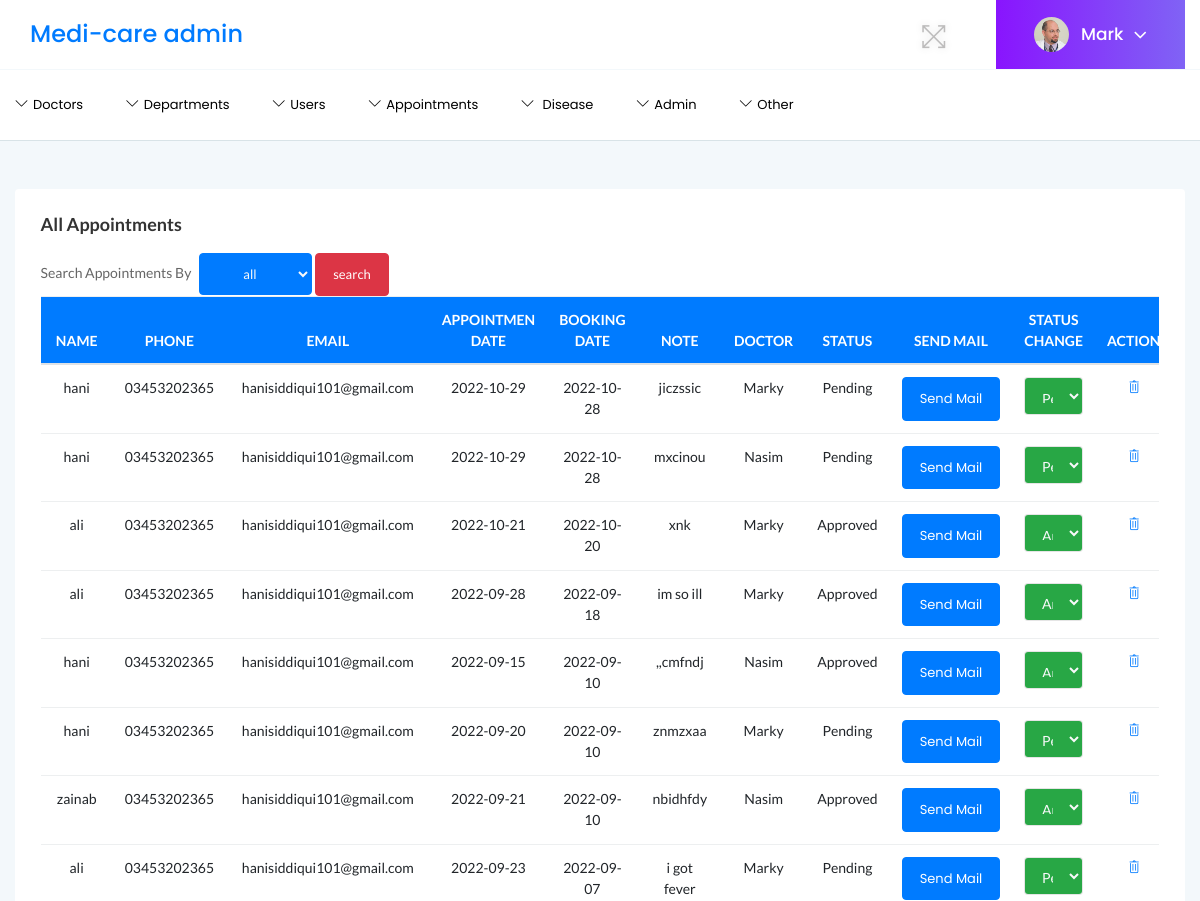
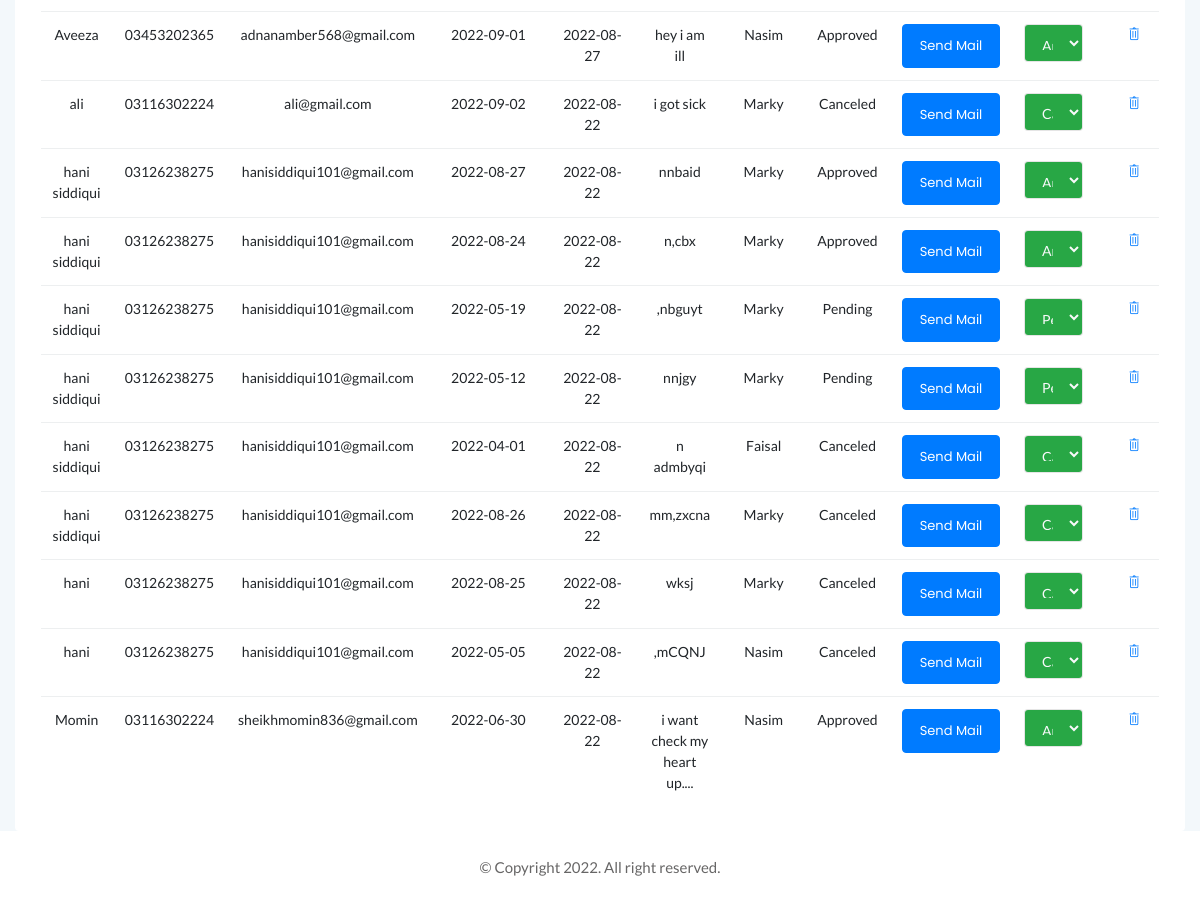
The app's page /viewapp.php (signed in) with its own data (2 pictures, top to bottom).
### tables this page shows
CREATE TABLE `appointments` (
  `app_id` int(11) NOT NULL AUTO_INCREMENT,
  `patient_id` int(11) DEFAULT NULL,
  `doctor_id` int(11) DEFAULT NULL,
  `app_date` date NOT NULL,
  `app_createiondate` date NOT NULL,
  `doc_remarks` varchar(255) NOT NULL,
  `name` varchar(100) NOT NULL,
  `phone` varchar(100) NOT NULL,
  `email` varchar(100) NOT NULL,
  `app_status` varchar(50) NOT NULL DEFAULT 'Pending',
  PRIMARY KEY (`app_id`),
  KEY `patient_id` (`patient_id`),
  KEY `doctor_id` (`doctor_id`),
  CONSTRAINT `appointments_ibfk_1` FOREIGN KEY (`patient_id`) REFERENCES `patient` (`P_id`),
  CONSTRAINT `appointments_ibfk_2` FOREIGN KEY (`doctor_id`) REFERENCES `doctor` (`doc_id`)
);

CREATE TABLE `doctor` (
  `doc_id` int(11) NOT NULL AUTO_INCREMENT,
  `doc_name` varchar(50) NOT NULL,
  `doc_lname` varchar(50) NOT NULL,
  `doc_email` varchar(200) NOT NULL,
  `doc_pic` varchar(255) NOT NULL,
  `doc_address` varchar(200) NOT NULL,
  `doc_contact` varchar(50) NOT NULL,
  `doc_depid` int(11) DEFAULT NULL,
  `doc_status` varchar(50) NOT NULL DEFAULT 'active',
  `doc_description` blob,
  `doc_password` varchar(100) NOT NULL,
  PRIMARY KEY (`doc_id`),
  KEY `doc_depid` (`doc_depid`),
  CONSTRAINT `doctor_ibfk_1` FOREIGN KEY (`doc_depid`) REFERENCES `departments` (`dep_id`)
);

### viewapp.php (the view, shortened to what this page needs)
<?php
include('header.php');
?>
<div class="col-lg-12 mt-5 ">
    <div class="card">
        <div class="card-body">
            <h4 class="header-title">All Appointments</h4>
            <form action="" method="post" >
                <label for="sorting">Search Appointments By  &nbsp;</label>
                <select name="fetch" id="fetchval" class="btn btn-primary text-light">
                    <option value="all">all</option>
                </select>
             <button name="se" type="submit" class="btn btn-danger">search</button>
            </form>
            <div class="single-table">
                <div class="table-responsive">
                    <table class="table text-center" style="overflow-x: auto;">
                        <thead class="text-uppercase bg-primary">
                            <tr class="text-white">
                                <th scope="col">Name</th>
                                <th scope="col">Phone </th>
                                <th scope="col">Email </th>
                                <th scope="col">Appointmen Date</th>
                                <th scope="col">Booking Date</th>
                                <th scope="col">Note</th>
                                <th scope="col">Doctor</th>
                                <th scope="col">Status</th>
                                <th scope="col">Send Mail</th>
                                <th scope="col">Status change</th>
                                <th scope="col">Action</th>
                            </tr>
                        </thead>
                        <tbody>
                            <?php
                            require('config.php');
                            if (isset($_POST['se'])) {
                                $fetch = $_POST['fetch'];
                                if ($fetch == 'Approved') {
                                    $query = "SELECT * from  appointments  where app_status ='Approved' ";
                                } elseif ($fetch == 'Pending') {
                                    $query = "SELECT * from  appointments  where app_status ='Pending' ";
                                } elseif ($fetch == 'Canceled') {
                                    $query = "SELECT * from  appointments  where app_status ='Canceled' ";
                                } elseif ($fetch == 'all') {
                                    $query = "SELECT * from  appointments  ORDER BY app_createiondate DESC ";
                                }elseif ($fetch == 'Newest') {
                                    $query = "SELECT * from  appointments  ORDER BY app_createiondate DESC LIMIT 5";
                                }elseif ($fetch == 'Oldest') {
                                    $query = "SELECT * from  appointments  ORDER BY app_createiondate ASC LIMIT 5";
                                }
                                else {
                                    echo "No Record Found!!";
                                }
                                if ($result = $mysqli->query($query)) {
                                    while ($row = $result->fetch_object()) { ?>
                                        <tr>
                                            <td><?php echo $row->name;  ?></td>
                                            <td><?php echo $row->phone;  ?></td>
                                            <td><?php echo $row->email;  ?></td>
                                            <td><?php echo $row->app_date;  ?></td>
                                            <td><?php echo $row->app_createiondate;  ?></td>
                                            <td><?php echo $row->doc_remarks;  ?></td>
                                            <td><?php echo $row->name;  ?></td>
                                            <td><?php echo $row->app_status;  ?></td>
                                            <td><a href="formgmail.php?id=<?php echo $row->app_id;  ?>"><button class="btn btn-primary">Send Mail</button></a> </td>
                                            <td>
                                                <form action="function.php" method='post'>
                                                    <select class="form-control bg-success text-light" name="app_status" onchange="this.form.submit()">
                                                        <option value="<?php echo $row->app_status;  ?>"><?php echo $row->app_status;  ?></option>
                                                        <option value="Pending">Pending</option>
                                                        <option value="Canceled">Canceled</option>
                                                        <option value="Approved">Approved</option>
                                                    </select>
                                                    <input type="hidden" name="id" value='<?php echo $row->app_id; ?>' />
                                                </form>
                                            </td>
                                            <td> <a href="function.php?appdid=<?php echo  $row->app_id; ?>"><i class="ti-trash"></i></a> </td>
                                        </tr>
                            <?php
                                    }
                                }
                            }
else{
    require('config.php');
    $query = "select doc_name,name,phone,email,app_date,app_createiondate,doc_remarks,app_status,app_id from doctor d INNER JOIN appointments ap ON d.doc_id=ap.doctor_id ORDER BY app_createiondate DESC";
        if ($result = $mysqli->query($query)) {
            while ($row = $result->fetch_object()) { ?>
                <tr>
                    <td><?php echo $row->name;  ?></td>
                    <td><?php echo $row->phone;  ?></td>
                    <td><?php echo $row->email;  ?></td>
                    <td><?php echo $row->app_date;  ?></td>
                    <td><?php echo $row->app_createiondate;  ?></td>
                    <td><?php echo $row->doc_remarks;  ?></td>
                    <td><?php echo $row->doc_name;  ?></td>
                    <td><?php echo $row->app_status;  ?></td>
                    <td><a href="formgmail.php?id=<?php echo $row->app_id;  ?>"><button class="btn btn-primary">Send Mail</button></a> </td>
                    <td>
                        <form action="function.php" method='post'>
                            <select class="form-control bg-success text-light" name="app_status" onchange="this.form.submit()">
                                <option value="<?php echo $row->app_status;  ?>"><?php echo $row->app_status;  ?></option>
                            </select>
                        </form>
                    </td>
                    <td> <a href="function.php?appdid=<?php echo  $row->app_id; ?>"><i class="ti-trash"></i></a> </td>
                </tr>
<?php
}}}
                            ?>
                        </tbody>
                    </table>
                </div>
            </div>
        </div>
    </div>
</div>
<?php
include('footer.php');
?>

### assets/css/styles.css (style rules this page uses)
.card { border: none; border-radius: 4px; background-color: #fff; -webkit-transition: all 0.3s ease 0s; transition: all 0.3s ease 0s; }
.card-body { padding: 25.6px; padding: 1.6rem; }
.body-bg { background: #F3F8FB; }
.header-title { font-family: 'Lato', sans-serif; font-size: 18px; font-weight: 600; letter-spacing: 0; color: #333; text-transform: capitalize; margin-bottom: 17px; }
.btn { padding: 11px 17px; font-size: 13px; letter-spacing: 0; }
.form-control, .form-control:focus { outline: none; box-shadow: none; }
.form-control { font-size: 14px; border: 1px solid rgba(170, 170, 170, .3); padding: 10.72px 12.8px; padding: .67rem .8rem; }
label { font-weight: 500; color: #666; display: inline-block; margin-bottom: 8px; margin-bottom: .5rem; }
.single-table .table { margin-bottom: 0; }
table tr th { border-bottom: none; }
table tr th, table tr td { border-top: 1px solid rgba(120, 130, 140, 0.13) !important; }
table tr td [class^="ti-"] { cursor: pointer; }

### records on screen
appointments: name "hani", phone "03453202365", email "hanisiddiqui101@gmail.com", app_date "2022-10-29", app_createiondate "2022-10-28", doc_remarks "jiczssic", doctor.doc_name "Marky", app_status "Pending"
appointments: name "hani", phone "03453202365", email "hanisiddiqui101@gmail.com", app_date "2022-10-29", app_createiondate "2022-10-28", doc_remarks "mxcinou", doctor.doc_name "Nasim", app_status "Pending"
appointments: name "ali", phone "03453202365", email "hanisiddiqui101@gmail.com", app_date "2022-10-21", app_createiondate "2022-10-20", doc_remarks "xnk", doctor.doc_name "Marky", app_status "Approved"
appointments: name "ali", phone "03453202365", email "hanisiddiqui101@gmail.com", app_date "2022-09-28", app_createiondate "2022-09-18", doc_remarks "im so ill", doctor.doc_name "Marky", app_status "Approved"
appointments: name "hani", phone "03453202365", email "hanisiddiqui101@gmail.com", app_date "2022-09-15", app_createiondate "2022-09-10", doc_remarks ",,cmfndj", doctor.doc_name "Nasim", app_status "Approved"
appointments: name "hani", phone "03453202365", email "hanisiddiqui101@gmail.com", app_date "2022-09-20", app_createiondate "2022-09-10", doc_remarks "znmzxaa", doctor.doc_name "Marky", app_status "Pending"
appointments: name "zainab", phone "03453202365", email "hanisiddiqui101@gmail.com", app_date "2022-09-21", app_createiondate "2022-09-10", doc_remarks "nbidhfdy", doctor.doc_name "Nasim", app_status "Approved"
appointments: name "ali", phone "03453202365", email "hanisiddiqui101@gmail.com", app_date "2022-09-23", app_createiondate "2022-09-07", doc_remarks "i got fever", doctor.doc_name "Marky", app_status "Pending"
appointments: name "Aveeza", phone "03453202365", email "adnanamber568@gmail.com", app_date "2022-09-01", app_createiondate "2022-08-27", doc_remarks "hey i am ill", doctor.doc_name "Nasim", app_status "Approved"
appointments: name "ali", phone "03116302224", email "ali@gmail.com", app_date "2022-09-02", app_createiondate "2022-08-22", doc_remarks "i got sick", doctor.doc_name "Marky", app_status "Canceled"
appointments: name "hani siddiqui", phone "03126238275", email "hanisiddiqui101@gmail.com", app_date "2022-08-27", app_createiondate "2022-08-22", doc_remarks "nnbaid", doctor.doc_name "Marky", app_status "Approved"
appointments: name "hani siddiqui", phone "03126238275", email "hanisiddiqui101@gmail.com", app_date "2022-08-24", app_createiondate "2022-08-22", doc_remarks "n,cbx", doctor.doc_name "Marky", app_status "Approved"
appointments: name "hani siddiqui", phone "03126238275", email "hanisiddiqui101@gmail.com", app_date "2022-05-19", app_createiondate "2022-08-22", doc_remarks ",nbguyt", doctor.doc_name "Marky", app_status "Pending"
appointments: name "hani siddiqui", phone "03126238275", email "hanisiddiqui101@gmail.com", app_date "2022-05-12", app_createiondate "2022-08-22", doc_remarks "nnjgy", doctor.doc_name "Marky", app_status "Pending"
appointments: name "hani siddiqui", phone "03126238275", email "hanisiddiqui101@gmail.com", app_date "2022-04-01", app_createiondate "2022-08-22", doc_remarks "n admbyqi", doctor.doc_name "Faisal", app_status "Canceled"
appointments: name "hani siddiqui", phone "03126238275", email "hanisiddiqui101@gmail.com", app_date "2022-08-26", app_createiondate "2022-08-22", doc_remarks "mm,zxcna", doctor.doc_name "Marky", app_status "Canceled"
appointments: name "hani", phone "03126238275", email "hanisiddiqui101@gmail.com", app_date "2022-08-25", app_createiondate "2022-08-22", doc_remarks "wksj", doctor.doc_name "Marky", app_status "Canceled"
appointments: name "hani", phone "03126238275", email "hanisiddiqui101@gmail.com", app_date "2022-05-05", app_createiondate "2022-08-22", doc_remarks ",mCQNJ", doctor.doc_name "Nasim", app_status "Canceled"
appointments: name "Momin", phone "03116302224", email "sheikhmomin836@gmail.com", app_date "2022-06-30", app_createiondate "2022-08-22", doc_remarks "i want check my heart up....", doctor.doc_name "Nasim", app_status "Approved"

### other values on screen
$_SESSION['username'] "Mark"
